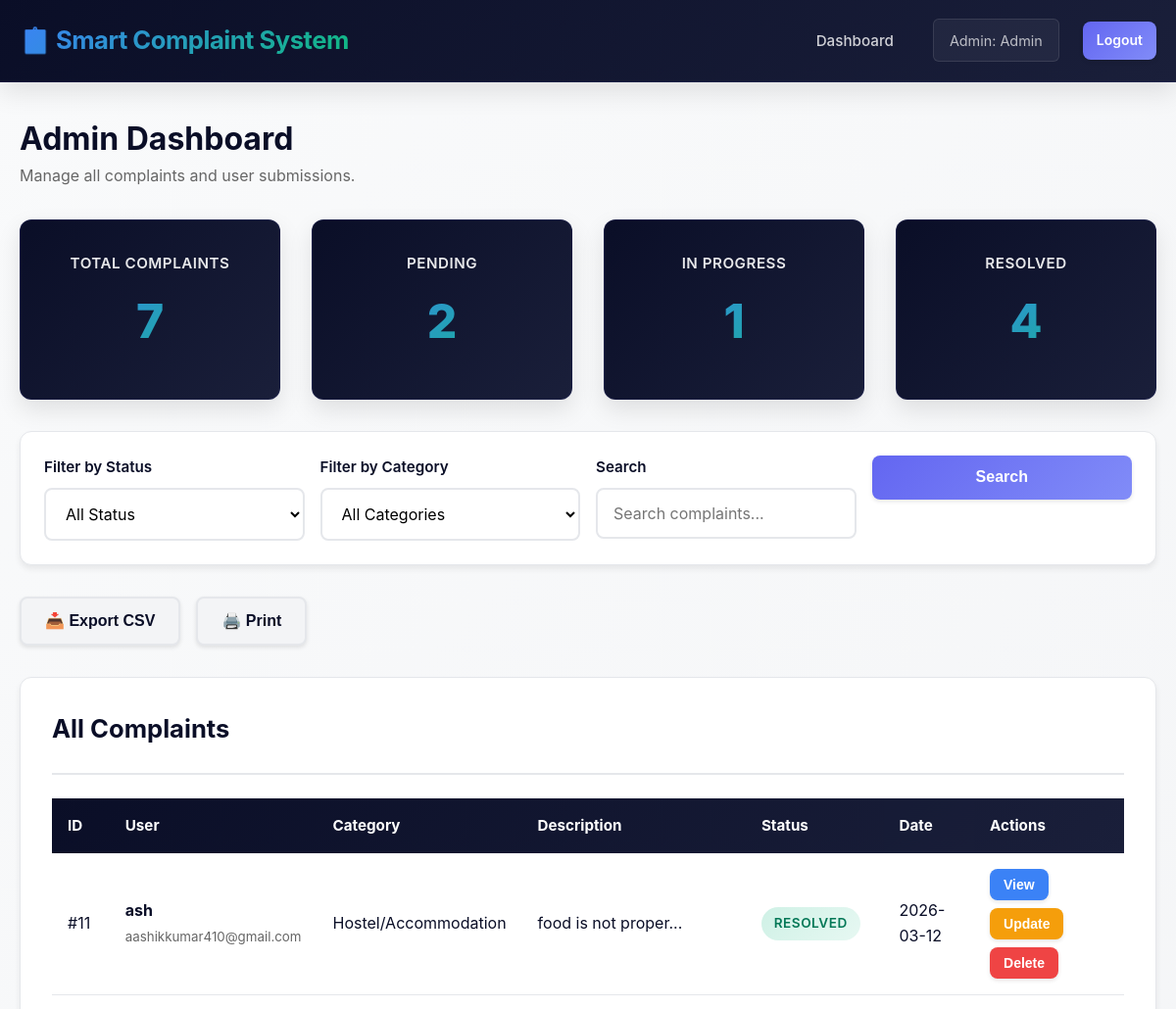
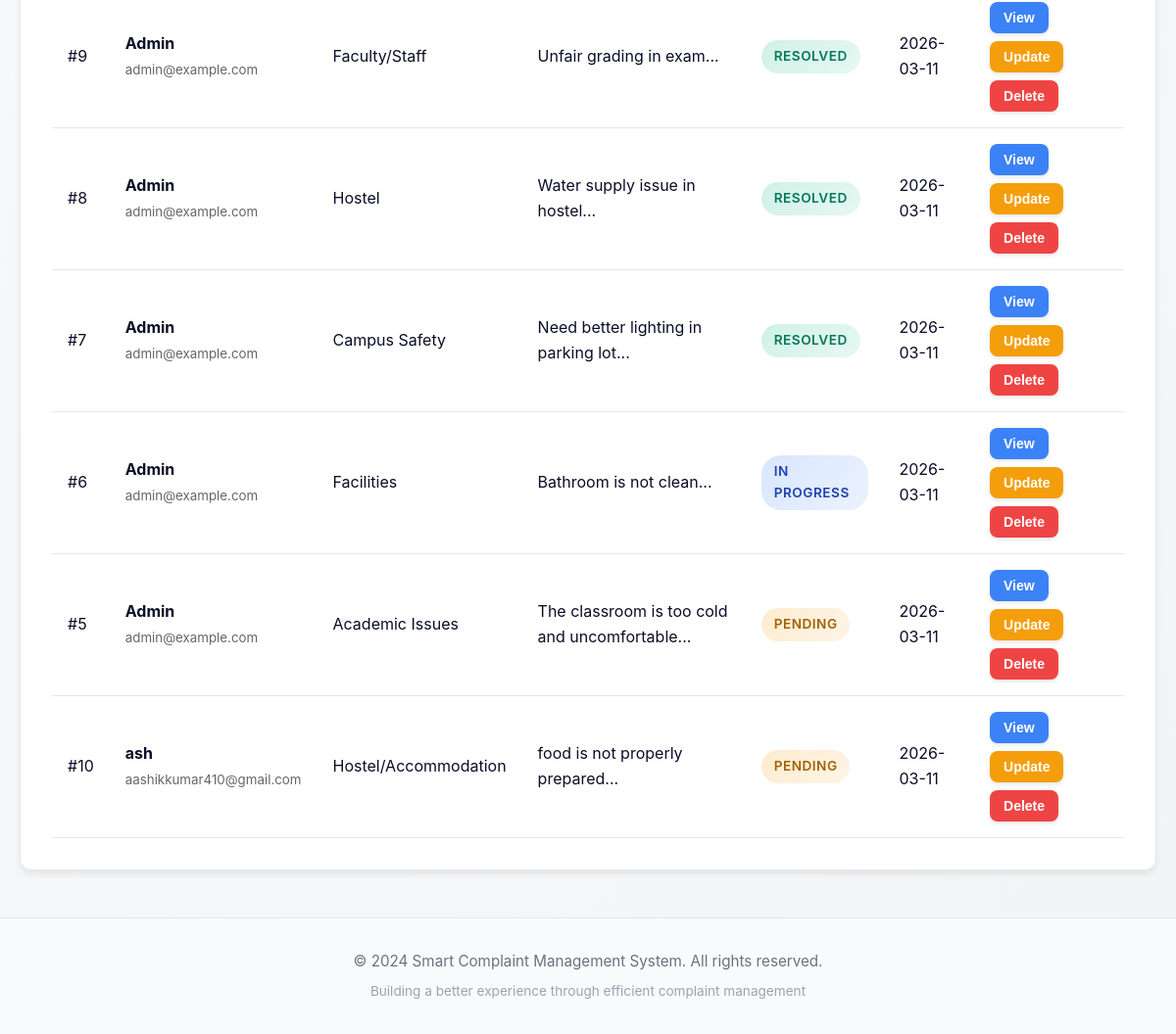
The page /admin/dashboard (signed in) on the database its author committed (2 pictures, top to bottom).
### tables this page shows
CREATE TABLE complaints (
            id INTEGER PRIMARY KEY AUTOINCREMENT,
            user_id INTEGER NOT NULL,
            category TEXT NOT NULL,
            description TEXT NOT NULL,
            image_path TEXT,
            status TEXT DEFAULT 'Pending',
            created_at TIMESTAMP DEFAULT CURRENT_TIMESTAMP,
            FOREIGN KEY (user_id) REFERENCES users(id)
        );

CREATE TABLE users (
            id INTEGER PRIMARY KEY AUTOINCREMENT,
            name TEXT NOT NULL,
            email TEXT UNIQUE NOT NULL,
            password_hash TEXT NOT NULL,
            role TEXT DEFAULT 'user',
            created_at TIMESTAMP DEFAULT CURRENT_TIMESTAMP
        );

### app.py (the view)
@app.route('/admin/dashboard')
@admin_required
def admin_dashboard():
    status_filter = request.args.get('status', 'All')
    category_filter = request.args.get('category', 'All')
    search_query = request.args.get('search', '').strip()
    conn = get_db_connection()
    cursor = conn.cursor()
    query = 'SELECT complaints.*, users.name, users.email FROM complaints JOIN users ON complaints.user_id = users.id WHERE 1=1'
    params = []
    if status_filter != 'All':
        query += ' AND complaints.status = ?'
        params.append(status_filter)
    if category_filter != 'All':
        query += ' AND complaints.category = ?'
        params.append(category_filter)
    if search_query:
        query += ' AND (complaints.description LIKE ? OR users.name LIKE ? OR users.email LIKE ?)'
        like_query = f'%{search_query}%'
        params.extend([like_query, like_query, like_query])
    query += ' ORDER BY complaints.created_at DESC'
    complaints = cursor.execute(query, params).fetchall()
    all_complaints = cursor.execute('SELECT * FROM complaints').fetchall()
    stats = {
        'total': len(all_complaints),
        'pending': len([c for c in all_complaints if c['status'] == 'Pending']),
        'in_progress': len([c for c in all_complaints if c['status'] == 'In Progress']),
        'resolved': len([c for c in all_complaints if c['status'] == 'Resolved'])
    }
    categories = cursor.execute('SELECT DISTINCT category FROM complaints').fetchall()
    conn.close()
    return render_template('admin_dashboard.html',
                         complaints=complaints,
                         stats=stats,
                         categories=[c['category'] for c in categories],
                         current_status=status_filter,
                         current_category=category_filter,
                         search_query=search_query)

### app.py (called while the page is built)
@app.after_request
def set_security_headers(response):
    response.headers['X-Content-Type-Options'] = 'nosniff'
    response.headers['X-Frame-Options'] = 'SAMEORIGIN'
    response.headers['X-XSS-Protection'] = '1; mode=block'
    response.headers['Strict-Transport-Security'] = 'max-age=31536000; includeSubDomains'
    response.headers['Content-Security-Policy'] = "default-src 'self'; script-src 'self' 'unsafe-inline'; style-src 'self' 'unsafe-inline'"
    return response

def get_db_connection():
    conn = sqlite3.connect(DATABASE)
    conn.row_factory = sqlite3.Row
    return conn

def admin_required(f):
    @wraps(f)
    def decorated_function(*args, **kwargs):
        if 'admin_id' not in session:
            flash('Admin access required', 'danger')
            return redirect(url_for('admin_login'))
        return f(*args, **kwargs)
    return decorated_function

### templates/admin_dashboard.html (shortened to what this page needs)
{% extends "base.html" %}
{% block content %}
<div style="margin: 2rem 0;">
    <h1>Admin Dashboard</h1>
    <p style="color: #666; margin-bottom: 2rem;">Manage all complaints and user submissions.</p>
    <div class="stats-grid">
        <div class="stat-card">
            <div class="stat-label">Total Complaints</div>
            <div class="stat-number">{{ stats['total'] }}</div>
        </div>
        <div class="stat-card">
            <div class="stat-label">Pending</div>
            <div class="stat-number">{{ stats['pending'] }}</div>
        </div>
        <div class="stat-card">
            <div class="stat-label">In Progress</div>
            <div class="stat-number">{{ stats['in_progress'] }}</div>
        </div>
        <div class="stat-card">
            <div class="stat-label">Resolved</div>
            <div class="stat-number">{{ stats['resolved'] }}</div>
        </div>
    </div>
    <div class="filters">
        <form method="GET" action="{{ url_for('admin_dashboard') }}" style="display: grid; grid-template-columns: repeat(auto-fit, minmax(200px, 1fr)); gap: 1rem; width: 100%;">
            <div class="filter-group">
                <label for="status">Filter by Status</label>
                <select id="status" name="status" onchange="this.form.submit()">
                    <option value="All" {% if current_status == 'All' %}selected{% endif %}>All Status</option>
                </select>
            </div>
            <div class="filter-group">
                <label for="category">Filter by Category</label>
                <select id="category" name="category" onchange="this.form.submit()">
                    <option value="All" {% if current_category == 'All' %}selected{% endif %}>All Categories</option>
                </select>
            </div>
            <div class="filter-group">
                <label for="search">Search</label>
                <input type="text" id="search" name="search" placeholder="Search complaints..." value="{{ search_query }}">
            </div>
            <div class="filter-group" style="display: flex; align-items: flex-end;">
                <button type="submit" class="btn btn-primary" style="width: 100%;">Search</button>
            </div>
        </form>
    </div>
    <div style="margin-bottom: 2rem; display: flex; gap: 1rem; flex-wrap: wrap;">
        <button class="btn btn-secondary" onclick="exportToCSV()">📥 Export CSV</button>
        <button class="btn btn-secondary" onclick="printComplaints()">🖨️ Print</button>
    </div>
    <div class="card">
        <div class="card-header">
            <h2>All Complaints</h2>
        </div>
        <div class="card-body">
            {% if complaints %}
                <div style="overflow-x: auto;">
                    <table>
                        <thead>
                            <tr>
                                <th>ID</th>
                                <th>User</th>
                                <th>Category</th>
                                <th>Description</th>
                                <th>Status</th>
                                <th>Date</th>
                                <th>Actions</th>
                            </tr>
                        </thead>
                        <tbody>
                            {% for complaint in complaints %}
                                <tr>
                                    <td>#{{ complaint['id'] }}</td>
                                    <td>
                                        <strong>{{ complaint['name'] }}</strong><br>
                                        <small style="color: #666;">{{ complaint['email'] }}</small>
                                    </td>
                                    <td>{{ complaint['category'] }}</td>
                                    <td>{{ complaint['description'][:50] }}...</td>
                                    <td>
                                        <span class="badge {{ 'badge-pending' if complaint['status'] == 'Pending' else 'badge-in-progress' if complaint['status'] == 'In Progress' else 'badge-resolved' }}">
                                            {{ complaint['status'] }}
                                        </span>
                                    </td>
                                    <td>{{ complaint['created_at'][:10] }}</td>
                                    <td>
                                        <div style="display: flex; gap: 0.5rem; flex-wrap: wrap;">
                                            <button class="btn btn-sm btn-info complaint-view-btn" data-complaint-id="{{ complaint.id }}">View</button>
                                            <button class="btn btn-sm btn-warning complaint-update-btn" data-complaint-id="{{ complaint.id }}">Update</button>
                                            <form method="POST" action="{{ url_for('delete_complaint', complaint_id=complaint['id']) }}" style="display: inline;">
                                                <button type="submit" class="btn btn-sm btn-danger" onclick="return confirm('Delete this complaint?')">Delete</button>
                                            </form>
                                        </div>
                                    </td>
                                </tr>
                            {% endfor %}
                        </tbody>
                    </table>
                </div>
            {% else %}
                <div style="text-align: center; padding: 3rem; color: #999;">
                    <p>No complaints found.</p>
                </div>
            {% endif %}
        </div>
    </div>
{% endblock %}

### templates/base.html (shortened to what this page needs)
<!DOCTYPE html>
<html lang="en">
<head>
    <link rel="stylesheet" href="{{ url_for('static', filename='css/style.css') }}">
</head>
<body>
    <header>
        <div class="container">
            <div class="logo">📋 Smart Complaint System</div>
            <nav>
                <ul>
                    {% if session.get('user_id') %}
                        <li><a href="{{ url_for('dashboard') }}">Dashboard</a></li>
                        <li><a href="{{ url_for('submit_complaint') }}">Submit Complaint</a></li>
                        <li class="user-info">Hello, {{ session.get('user_name') }}!</li>
                        <li><a href="{{ url_for('logout') }}" class="btn btn-sm btn-primary">Logout</a></li>
                    {% elif session.get('admin_id') %}
                        <li><a href="{{ url_for('admin_dashboard') }}">Dashboard</a></li>
                        <li class="user-info">Admin: {{ session.get('admin_name') }}</li>
                        <li><a href="{{ url_for('logout') }}" class="btn btn-sm btn-primary">Logout</a></li>
                    {% else %}
                        <li><a href="{{ url_for('login') }}">User Login</a></li>
                        <li><a href="{{ url_for('register') }}">Register</a></li>
                        <li><a href="{{ url_for('admin_login') }}">Admin Login</a></li>
                    {% endif %}
                </ul>
            </nav>
        </div>
    </header>
    <main>
        <div class="container">
            {% block content %}{% endblock %}
        </div>
    </main>
    <footer>
        <div class="container" style="text-align: center;">
            <p>&copy; 2024 Smart Complaint Management System. All rights reserved.</p>
            <p style="font-size: 0.85rem; margin-top: 0.5rem; color: #9ca3af;">
                Building a better experience through efficient complaint management
            </p>
        </div>
    </footer>
</body>
</html>

### rows shown on the page
complaints: id "11", name "ash", email "aashikkumar410@gmail.com", category "Hostel/Accommodation", description "food is not proper", status "RESOLVED", created_at "2026-03-12"
complaints: id "9", name "Admin", email "admin@example.com", category "Faculty/Staff", description "Unfair grading in exam", status "RESOLVED", created_at "2026-03-11"
complaints: id "8", name "Admin", email "admin@example.com", category "Hostel", description "Water supply issue in hostel", status "RESOLVED", created_at "2026-03-11"
complaints: id "7", name "Admin", email "admin@example.com", category "Campus Safety", description "Need better lighting in parking lot", status "RESOLVED", created_at "2026-03-11"
complaints: id "6", name "Admin", email "admin@example.com", category "Facilities", description "Bathroom is not clean", status "IN PROGRESS", created_at "2026-03-11"
complaints: id "5", name "Admin", email "admin@example.com", category "Academic Issues", description "The classroom is too cold and uncomfortable", status "PENDING", created_at "2026-03-11"
complaints: id "10", name "ash", email "aashikkumar410@gmail.com", category "Hostel/Accommodation", description "food is not properly prepared", status "PENDING", created_at "2026-03-11"

### other values the page prints
{{ session.get('admin_name') }} "Admin"
{{ stats['total'] }} "7"
{{ stats['pending'] }} "2"
{{ stats['in_progress'] }} "1"
{{ stats['resolved'] }} "4"
